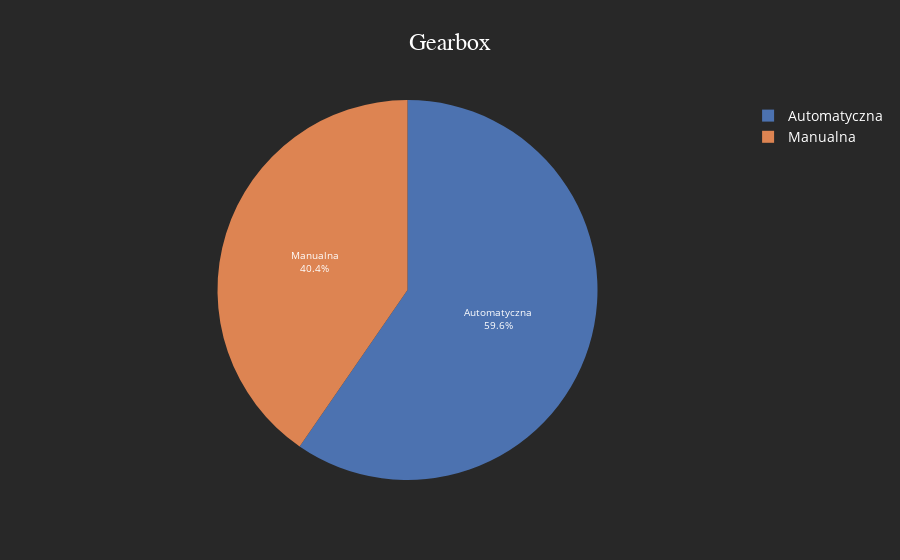

This figure's notebook cell:
### Code cell
gearbox = df['gearbox'].value_counts().reset_index()
plotly_pie(gearbox, values="count", names="gearbox", title="Gearbox")

### Figure 1 — Plotly figure (JSON) as saved in the notebook; plotly's stock layout.template omitted (floating-point values rounded to 4 significant figures)
{"data": [{"domain": {"x": [0.0, 1.0], "y": [0.0, 1.0]}, "hovertemplate": "gearbox=%{label}<br>count=%{value}<extra></extra>", "labels": ["Automatyczna", "Manualna"], "legendgroup": "", "name": "", "showlegend": true, "values": [1830, 1240], "type": "pie", "textfont": {"color": "white", "size": 10}, "textinfo": "percent+label"}], "layout": {"legend": {"tracegroupgap": 0, "font": {"size": 14, "color": "white"}, "bgcolor": "rgba(0,0,0,0)"}, "title": {"text": "Gearbox", "font": {"size": 24, "family": "Arial", "color": "white"}}, "paper_bgcolor": "rgb(40,40,40)"}}
